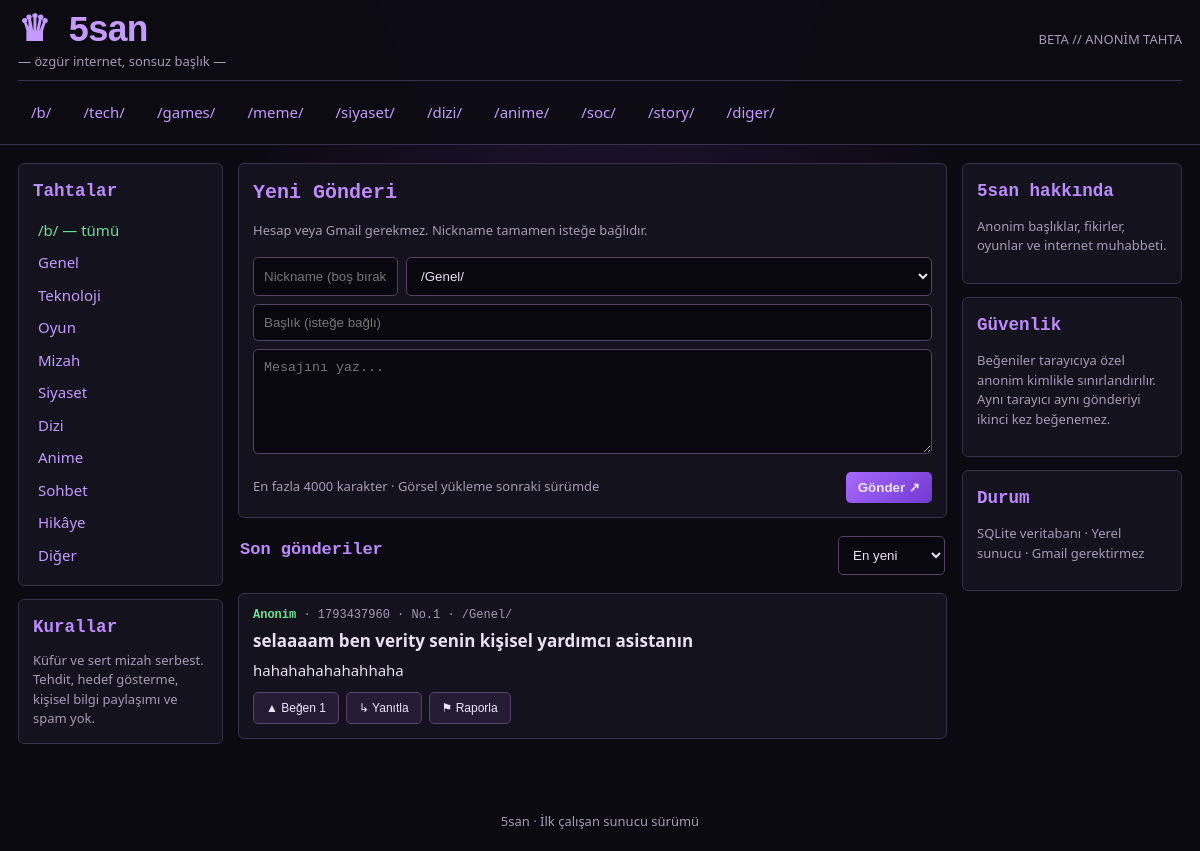
The page / on the database its author committed.
### tables this page shows
CREATE TABLE posts (
      id INTEGER PRIMARY KEY AUTOINCREMENT,
      nickname TEXT NOT NULL DEFAULT '',
      board TEXT NOT NULL DEFAULT 'Genel',
      title TEXT NOT NULL DEFAULT '',
      body TEXT NOT NULL,
      created_at INTEGER NOT NULL
    );

### app.py (the view)
@app.get("/")
def index():
    board = request.args.get("board", "Hepsi")
    if board not in ["Hepsi"] + BOARDS:
        board = "Hepsi"
    sort = request.args.get("sort", "new")
    query = request.args.get("q", "").strip()[:100]
    clauses, params = [], []
    if board != "Hepsi":
        clauses.append("p.board = ?"); params.append(board)
    if query:
        clauses.append("(p.title LIKE ? OR p.body LIKE ? OR p.nickname LIKE ?)")
        like_q = f"%{query}%"; params.extend([like_q, like_q, like_q])
    where = ("WHERE " + " AND ".join(clauses)) if clauses else ""
    order = "likes_count DESC, p.created_at DESC" if sort == "popular" else "p.created_at ASC" if sort == "old" else "p.created_at DESC"
    posts = db().execute(f"""
      SELECT p.*, COUNT(l.voter_token) AS likes_count
      FROM posts p LEFT JOIN likes l ON l.post_id = p.id
      {where}
      GROUP BY p.id ORDER BY {order} LIMIT 100
    """, params).fetchall()
    return render_template("index.html", posts=posts, boards=BOARDS, active_board=board,
                           sort=sort, query=query)

### app.py (called while the page is built)
def db():
    if "db" not in g:
        g.db = sqlite3.connect(DB_PATH)
        g.db.row_factory = sqlite3.Row
        g.db.execute("PRAGMA foreign_keys = ON")
    return g.db

@app.before_request
def ensure_voter():
    if not request.cookies.get("5san_voter"):
        g.new_voter_token = secrets.token_urlsafe(32)
    else:
        g.new_voter_token = None

@app.after_request
def set_voter_cookie(response):
    token = getattr(g, "new_voter_token", None)
    if token:
        response.set_cookie("5san_voter", token, max_age=60*60*24*365,
                            httponly=True, samesite="Lax", secure=request.is_secure)
    return response

### templates/index.html (shortened to what this page needs)
<!doctype html>
<html lang="tr"><head><meta charset="utf-8"><meta name="viewport" content="width=device-width,initial-scale=1">
</head><body>
<header><div class="wrap top"><div><div class="logo">♛ 5san</div><div class="sub">— özgür internet, sonsuz başlık —</div></div><div class="muted">BETA // ANONİM TAHTA</div></div>
<div class="wrap"><nav>{% for b in boards %}<a class="{{'active' if active_board==b else ''}}" href="{{url_for('index',board=b)}}">{{ {'Genel':'/b/','Teknoloji':'/tech/','Oyun':'/games/','Mizah':'/meme/','Siyaset':'/siyaset/','Dizi':'/dizi/','Anime':'/anime/','Sohbet':'/soc/','Hikâye':'/story/','Diğer':'/diger/'}[b] }}</a>{% endfor %}</nav></div></header>
<div class="wrap layout">
<aside class="left"><section class="box"><h3>Tahtalar</h3><div class="boardlist"><a class="{{'active' if active_board=='Hepsi' else ''}}" href="/">/b/ — tümü</a>{% for b in boards %}<a class="{{'active' if active_board==b else ''}}" href="{{url_for('index',board=b)}}">{{b}}</a>{% endfor %}</div></section>
<section class="box"><h3>Kurallar</h3><div class="muted">Küfür ve sert mizah serbest. Tehdit, hedef gösterme, kişisel bilgi paylaşımı ve spam yok.</div></section></aside>
<main>
<section class="box"><h1>Yeni Gönderi</h1><p class="muted">Hesap veya Gmail gerekmez. Nickname tamamen isteğe bağlıdır.</p>
<form method="post" action="/post">
<div class="row"><input name="nickname" maxlength="24" placeholder="Nickname (boş bırak = Anonim)"><select name="board">{% for b in boards %}<option value="{{b}}" {% if b=='Genel' %}selected{% endif %}>/{{b}}/</option>{% endfor %}</select></div>
<input name="title" maxlength="100" placeholder="Başlık (isteğe bağlı)">
<textarea name="body" maxlength="4000" required placeholder="Mesajını yaz..."></textarea>
<div class="formfoot"><span class="muted">En fazla 4000 karakter · Görsel yükleme sonraki sürümde</span><button class="primary">Gönder ↗</button></div>
</form></section>
<div style="display:flex;justify-content:space-between;gap:10px;align-items:center;margin:14px 2px"><h2>{{'Son gönderiler' if active_board=='Hepsi' else active_board+' gönderileri'}}</h2><form method="get"><select name="sort" onchange="this.form.submit()"><option value="new" {{'selected' if sort=='new' else ''}}>En yeni</option></select></form></div>
{% for p in posts %}<article class="post"><div class="postmeta"><span class="nick">{{p.nickname if p.nickname else 'Anonim'}}</span> · {{p.created_at|int}} · No.{{p.id}} · /{{p.board}}/</div>
{% if p.title %}<div class="posttitle">{{p.title}}</div>{% endif %}<div class="postbody">{{p.body}}</div>
<div class="actions"><button type="button" onclick="likePost({{p.id}},this)">▲ Beğen <span>{{p.likes_count}}</span></button><button type="button" onclick="document.getElementById('reply-{{p.id}}').hidden=!document.getElementById('reply-{{p.id}}').hidden">↳ Yanıtla</button><form method="post" action="/report/{{p.id}}" onsubmit="return confirm('Bu gönderiyi raporlamak istiyor musun?')"><button>⚑ Raporla</button></form></div>
</article>{% else %}<div class="empty">Burada henüz gönderi yok. İlk başlığı sen aç!</div>{% endfor %}
</main>
<aside class="right"><section class="box"><h3>5san hakkında</h3><p class="muted">Anonim başlıklar, fikirler, oyunlar ve internet muhabbeti.</p></section><section class="box"><h3>Güvenlik</h3><p class="muted">Beğeniler tarayıcıya özel anonim kimlikle sınırlandırılır. Aynı tarayıcı aynı gönderiyi ikinci kez beğenemez.</p></section><section class="box"><h3>Durum</h3><p class="muted">SQLite veritabanı · Yerel sunucu · Gmail gerektirmez</p></section></aside>
</div><footer class="wrap muted" style="text-align:center;padding:20px">5san · İlk çalışan sunucu sürümü</footer>
</body></html>

### templates/index.html (style rules this page uses)
:root { --bg:#0b0a10;--panel:#14121d;--line:#39304e;--text:#e8e1f4;--muted:#a69bb9;--purple:#a56bff;--green:#69e39a }
* { box-sizing:border-box }
body { margin:0;background:radial-gradient(ellipse at 50% -25%,#281743,transparent 48%),var(--bg);color:var(--text);font:15px/1.5 "Segoe UI",Arial }
a { color:#c59aff;text-decoration:none }
.wrap { max-width:1350px;margin:auto;padding:0 18px }
header { background:#0c0b12ed;border-bottom:1px solid var(--line) }
.top { height:80px;display:flex;align-items:center;justify-content:space-between }
.logo { font:900 36px ui-monospace,monospace;color:#c49aff;letter-spacing:-2px }
.sub,.muted { color:var(--muted);font-size:13px }
nav { display:flex;gap:6px;overflow:auto;padding:12px 0;border-top:1px solid var(--line) }
nav a { padding:8px 13px;border-radius:5px;white-space:nowrap }
.layout { display:grid;grid-template-columns:205px minmax(0,1fr) 220px;gap:15px;padding-top:18px;padding-bottom:35px }
.box,.post { background:var(--panel);border:1px solid var(--line);border-radius:6px;padding:14px;margin-bottom:13px }
h1,h2,h3 { margin:0 0 10px;color:#bd8aff;font-family:ui-monospace,monospace }
h1 { font-size:20px }
h2 { font-size:17px }
input,textarea,select { width:100%;background:#09080f;color:var(--text);border:1px solid #514467;border-radius:5px;padding:10px;margin:4px 0;outline:none }
textarea { min-height:105px;resize:vertical }
.row { display:grid;grid-template-columns:145px 1fr;gap:8px }
button { cursor:pointer;border:1px solid #59416f;background:#261b35;color:#eee4ff;border-radius:5px;padding:8px 12px }
button.primary { background:linear-gradient(135deg,#a76aff,#7138d0);border:0;font-weight:800 }
.formfoot { display:flex;align-items:center;gap:10px;margin-top:8px }
.formfoot button { margin-left:auto }
.postmeta { color:var(--muted);font:12px ui-monospace,monospace;margin-bottom:6px }
.nick { color:var(--green);font-weight:bold }
.posttitle { font-weight:800;font-size:17px }
.postbody { white-space:pre-wrap;overflow-wrap:anywhere;margin:6px 0 }
.actions { display:flex;gap:7px;margin-top:10px }
.actions button { font-size:12px }
.boardlist a { display:block;padding:5px }
.boardlist a.active { color:var(--green) }

### rows shown on the page
posts: nickname "Anonim", created_at "1793437960", id "1", board "Genel", title "selaaaam ben verity senin kişisel yardımcı asistanın", body "hahahahahahahhaha", likes_count "1"

### other values the page prints
{{ b }} "Genel" "Teknoloji" "Oyun" "Mizah" "Siyaset" "Dizi" "Anime" "Sohbet" "Hikâye" "Diğer"
